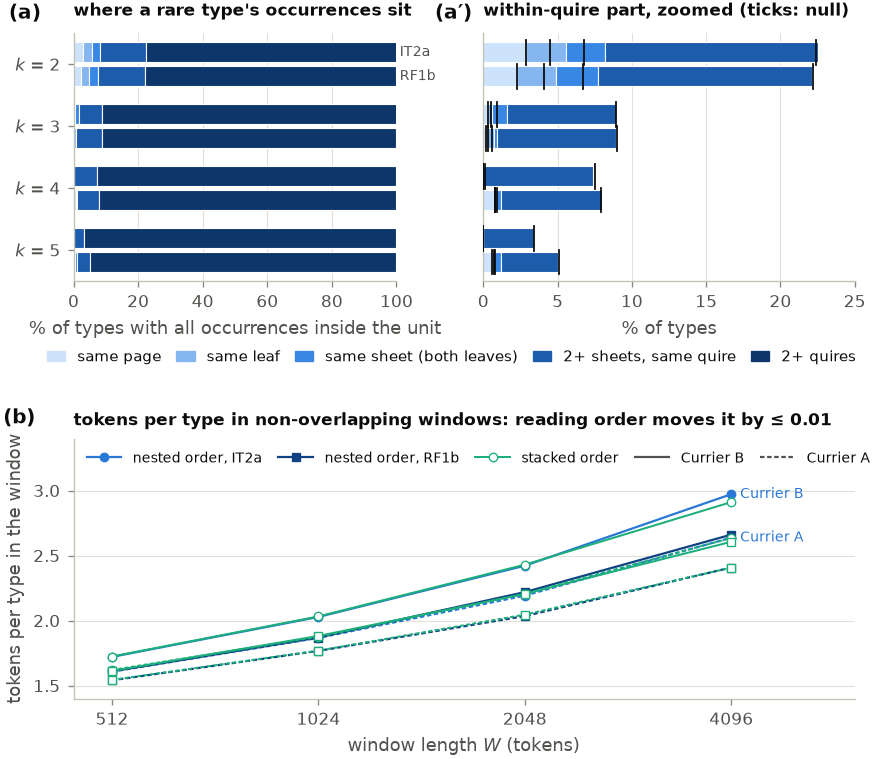

Recreate this plot in Python.
"""Figure: the sheet effect is a small excess, not a containment of vocabulary by sheet.

(a) Where the occurrences of a rare type sit (percentage of types with all
    occurrences inside the unit), k = 2..5, both transcriptions; the within-quire
    part is zoomed in (a′) with the permutation-null value as a tick.
    Source: data/containment.log (§11) — parsed from the log.
(b) Tokens per type in non-overlapping solver windows, nested vs stacked reading
    order, Currier A and B, both transcriptions (§8).
    Source: data/window_tokens_per_type.log — parsed from the log.
"""

import os
import re

import numpy as np

from style import *  # noqa: F401,F403

HERE = os.path.dirname(os.path.abspath(__file__))
DATA = os.path.join(HERE, "..", "data")

# ---- parse containment.log ---------------------------------------------------------
CATS = ["same page", "same leaf", "same sheet\n(both leaves)", "2+ sheets,\nsame quire", "2+ quires"]
cont = {}
tr = None
for line in open(os.path.join(DATA, "containment.log")):
    m = re.match(r"== (\w+)", line)
    if m:
        tr = m.group(1)
        cont[tr] = {}
        continue
    m = re.match(r"\s+(\d)\s+(\d+)\s+\|(.*)", line)
    if m and tr:
        k, ntypes, rest = int(m.group(1)), int(m.group(2)), m.group(3)
        cells = re.findall(r"([\d.]+)% \(null\s+([\d.]+)±([\d.]+)\)", rest)
        cont[tr][k] = {"n": ntypes, "obs": [float(c[0]) for c in cells], "null": [float(c[1]) for c in cells]}
assert cont["IT2a"][2]["obs"][0] == 2.9 and cont["RF1b"][5]["obs"][4] == 94.9

# ---- parse window_tokens_per_type.log ----------------------------------------------
win = {}
tr = lang = None
for line in open(os.path.join(DATA, "window_tokens_per_type.log")):
    m = re.match(r"== (\w+)", line)
    if m:
        tr = m.group(1)
        continue
    m = re.match(r"\s+Currier (\w):", line)
    if m:
        lang = m.group(1)
        continue
    m = re.match(r"\s+W=\s*(\d+): tokens/type nested ([\d.]+)\s+stacked ([\d.]+)\s+null ([\d.]+)±([\d.]+)", line)
    if m and tr and lang:
        win.setdefault((tr, lang), []).append((int(m.group(1)), float(m.group(2)), float(m.group(3)), float(m.group(4)), float(m.group(5))))
assert win[("IT2a", "A")][0][:3] == (512, 1.607, 1.620)

fig = plt.figure(figsize=(W_FULL, 5.4))
gs = fig.add_gridspec(2, 2, width_ratios=[1.0, 1.15], height_ratios=[1.0, 1.05], wspace=0.25, hspace=0.62)
ax = fig.add_subplot(gs[0, 0])
az = fig.add_subplot(gs[0, 1])
bx = fig.add_subplot(gs[1, :])

SEQ5 = [SEQ_BLUES[i] for i in (0, 3, 6, 9, 12)]
KS = [2, 3, 4, 5]
rows = []  # (y, tr, k)
y = 0
for k in KS:
    for tr, dy in (("IT2a", 0.0), ("RF1b", 0.5)):
        rows.append((y + dy, tr, k))
    y += 1.3
for yy, tr, k in rows:
    left = 0
    for c, col in zip(range(5), SEQ5):
        v = cont[tr][k]["obs"][c]
        ax.barh(yy, v, left=left, height=0.42, color=col, lw=0.5, edgecolor="white")
        left += v
ax.set_yticks([r[0] + 0.25 for r in rows[::2]])
ax.set_yticklabels([f"$k$ = {k}" for k in KS])
ax.set_ylim(-0.4, y - 0.4)
ax.invert_yaxis()
ax.set_xlim(0, 100)
ax.set_xlabel("% of types with all occurrences inside the unit")
ax.grid(False)
ax.grid(True, axis="x")
for yy, tr, k in rows[:2]:
    ax.text(101, yy, tr, fontsize=6.3, color=INK2, va="center")
ax.set_title("where a rare type's occurrences sit", loc="left", fontsize=7.8, pad=8)
panel_label(ax, "(a)", x=-0.2)

# (a') zoom: first four categories, with null ticks
for yy, tr, k in rows:
    left = 0
    for c, col in zip(range(4), SEQ5):
        v = cont[tr][k]["obs"][c]
        az.barh(yy, v, left=left, height=0.42, color=col, lw=0.5, edgecolor="white")
        left += v
    # null cumulative ticks for each boundary
    nl = 0
    for c in range(4):
        nl += cont[tr][k]["null"][c]
        az.plot([nl, nl], [yy - 0.26, yy + 0.26], color=INK, lw=0.8, zorder=5)
az.set_yticks([])
az.set_ylim(-0.4, y - 0.4)
az.invert_yaxis()
az.set_xlim(0, 25)
az.set_xlabel("% of types")
az.grid(False)
az.grid(True, axis="x")
az.set_title("within-quire part, zoomed (ticks: null)", loc="left", fontsize=7.8, pad=8)
h = [mpl.patches.Patch(color=c, label=l.replace("\n", " ")) for c, l in zip(SEQ5, CATS)]
fig.legend(handles=h, loc="center", ncol=5, bbox_to_anchor=(0.5, 0.505), columnspacing=1.0, handlelength=1.2, fontsize=6.8)
panel_label(az, "(a′)", x=-0.13)

# ---- (b) tokens/type in windows ---------------------------------------------------------
for (tr, lang), vals in win.items():
    W = [v[0] for v in vals]
    col = C_IT2A if tr == "IT2a" else C_RF1B
    mk = MARK_IT2A if tr == "IT2a" else MARK_RF1B
    bx.plot(W, [v[1] for v in vals], color=col, marker=mk, ms=3.8, lw=1.0, ls="-" if lang == "B" else (0, (2, 1.2)), zorder=3)
    bx.plot(W, [v[2] for v in vals], color=C_STACKED, marker=mk, ms=3.8, mfc="white", mec=C_STACKED, lw=0.9, ls="-" if lang == "B" else (0, (2, 1.2)), zorder=4)
    if tr == "IT2a":
        bx.annotate(f"Currier {lang}", (W[-1], vals[-1][1]), xytext=(4, 0), textcoords="offset points", fontsize=6.3, color=col, va="center")
bx.set_xscale("log", base=2)
bx.set_xticks([512, 1024, 2048, 4096])
bx.set_xticklabels(["512", "1024", "2048", "4096"])
bx.xaxis.set_minor_formatter(mpl.ticker.NullFormatter())
bx.set_xlim(450, 6200)
bx.set_ylim(1.4, 3.4)
bx.set_xlabel("window length $W$ (tokens)")
bx.set_ylabel("tokens per type in the window")
h2 = [
    mpl.lines.Line2D([], [], color=C_IT2A, marker=MARK_IT2A, ms=3.8, lw=1.0, label="nested order, IT2a"),
    mpl.lines.Line2D([], [], color=C_RF1B, marker=MARK_RF1B, ms=3.8, lw=1.0, label="nested order, RF1b"),
    mpl.lines.Line2D([], [], color=C_STACKED, marker="o", mfc="white", ms=3.8, lw=0.9, label="stacked order"),
    mpl.lines.Line2D([], [], color=INK2, lw=1.0, ls="-", label="Currier B"),
    mpl.lines.Line2D([], [], color=INK2, lw=1.0, ls=(0, (2, 1.2)), label="Currier A"),
]
bx.legend(handles=h2, loc="upper left", fontsize=6.5, handlelength=2.4, ncol=5, columnspacing=1.1)
bx.set_title("tokens per type in non-overlapping windows: reading order moves it by ≤ 0.01", loc="left", fontsize=7.8, pad=6)
panel_label(bx, "(b)", x=-0.09)

save(fig, "fig_containment")
